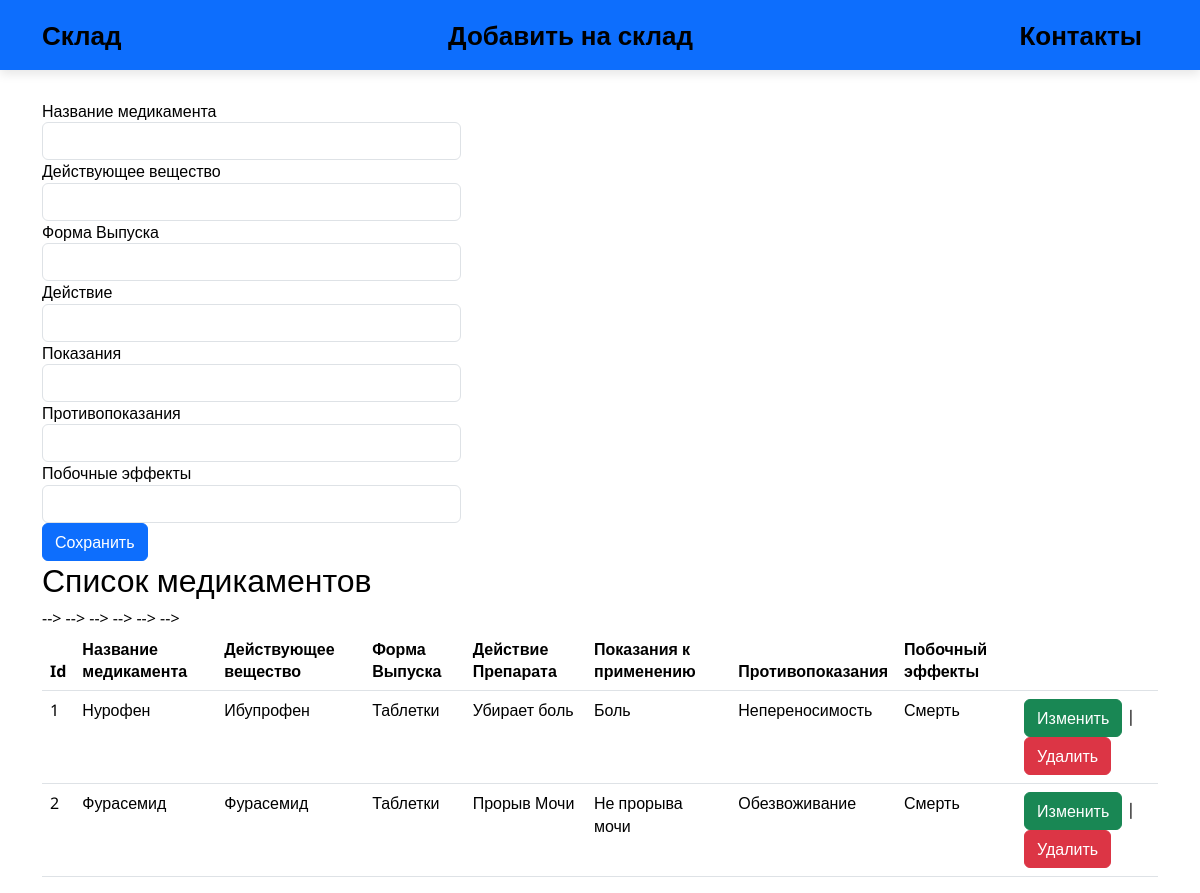
The app's page /index_addDel.html with its own data.
### app1/models.py (models this page shows)
class Farma(models.Model):
    name = models.CharField(max_length=50)
    agent = models.CharField(max_length=50)
    form = models.CharField(max_length=10)
    action = models.CharField(max_length=500)
    need = models.CharField(max_length=500)
    non = models.CharField(max_length=500)
    subAction = models.CharField(max_length=500)

### app1/views.py (the view)
# urls.py: path('index_addDel.html', index_addDel),
def index_addDel(request):
    farma = Farma.objects.all()
    return render(request, "html/index_addDel.html", {"farma": farma})

### app1/templates/html/index_addDel.html (shortened to what this page needs)
<!DOCTYPE html>
<html lang="ru">
<head>
	<link rel="stylesheet" href="/static/styles/bootstrap-reboot.min.css">
	<link rel="stylesheet" href="/static/styles/bootstrap-grid.min.css">
    <link href="https://cdn.jsdelivr.net/npm/bootstrap@5.3.2/dist/css/bootstrap.min.css" rel="stylesheet">
	<link rel="stylesheet" href="/static/styles/styles.css">
</head>
<body>
	<nav class="navbar navbar-expand-lg navbar navbar-dark bg-primary">
		<div class="container">
			<a href="index.html" class="navbar-brand">Склад</a>
            <a href="index_addDel.html" class="navbar-brand">Добавить на склад</a>
            <a href="index_info.html" class="navbar-brand">Контакты</a>
		</div>
	</nav>
    <div class="container">
        <form method="POST" action="create/">
            <div class="form-row">
               <div class="form-group col-md-6">
                   <label for = "Prep">Название медикамента</label><br>
                        <input type="text" class="form-control" name="name" id = "Prep"  required/>
               </div>
               <div class="form-group col-md-6">
                   <label for="agent">Действующее вещество</label><br>
                        <input type="text" class="form-control" name="agent" id ="agent"  required/>
               </div>
               <div class="form-group col-md-6">
                    <label for="form">Форма Выпуска</label>
                    <input type="text" class="form-control" name = "form" id="form"  required/>
               </div>
               <div class="form-group col-md-6">
                    <label for="action">Действие</label>
                        <input type="text" class="form-control" name = "action" id="action"  required/>
               </div>
               <div class="form-group col-md-6">
                   <label for="need">Показания</label><br>
                   <input type="text" class="form-control" name="need" id="need" required/>
               </div>
               <div class="form-group col-md-6">
                   <label for="non">Противопоказания</label><br>
                    <input type="text" class="form-control" name="non" id="non"/>
               </div>
               <div class="form-group col-md-6">
                   <label for="sub">Побочные эффекты</label><br>
                    <input type="text" class="form-control" name="subAction" id="sub"/>
               </div>
          </div>
            <input type="submit" value="Сохранить" class="btn btn-primary">
        </form>
    </div>
    {% if farma.count > 0 %}
    <div class="container">
    <h2>Список медикаментов</h2>
    <table class="table table-hover">
        <thead>
        <th>Id</th>
        <th>Название медикамента</th>
        <th>Действующее вещество</th>
        <th>Форма Выпуска</th>
        <th>Действие Препарата</th>
        <th>Показания к применению</th>
        <th>Противопоказания</th>
        <th>Побочный эффекты</th>
        <th></th></thead>
        {% for prep in farma %}
        <tr>
            <td>{{ prep.id }}</td>
            <td>{{ prep.name }}</td>
            <td>{{ prep.agent }}</td>
            <td>{{ prep.form }}</td>-->
            <td>{{ prep.action }}</td> -->
            <td>{{ prep.need }}</td>
            <td>{{ prep.non }}</td>
            <td>{{ prep.subAction }}</td>-->
            <td><a class="btn btn-success" href="edit/{{prep.id}}">Изменить</a> | <a class="btn btn-danger" href="delete/{{prep.id}}">Удалить</a></td>
        </tr>
        {% endfor %}
    </table>
    {% endif %}
    </div>
</body>
</html>

### static/styles/styles.css (style rules this page uses)
body { position: relative; font-family: 'Noto Sans', sans-serif; font-size: 16px; line-height: 1.4; color: #000; min-width: 320px; overflow-x: hidden; height: auto; }
.navbar { width: 100%; height: 70px; box-shadow: 0 4px 10px rgba(0, 0, 0, .1); margin-bottom: 30px; }
.navbar .container { height: inherit; display: flex; justify-content: space-between; align-items: center; }
.navbar-brand { font-weight: 700; font-size: 26px; text-decoration: none; color: #000; transition: all .1s ease-in-out; }
.form-control { width: 75%; }

### records on screen
Farma: id "1", name "Нурофен", agent "Ибупрофен", form "Таблетки", action "Убирает боль", need "Боль", non "Непереносимость", subAction "Смерть"
Farma: id "2", name "Фурасемид", agent "Фурасемид", form "Таблетки", action "Прорыв Мочи", need "Не прорыва мочи", non "Обезвоживание", subAction "Смерть"
